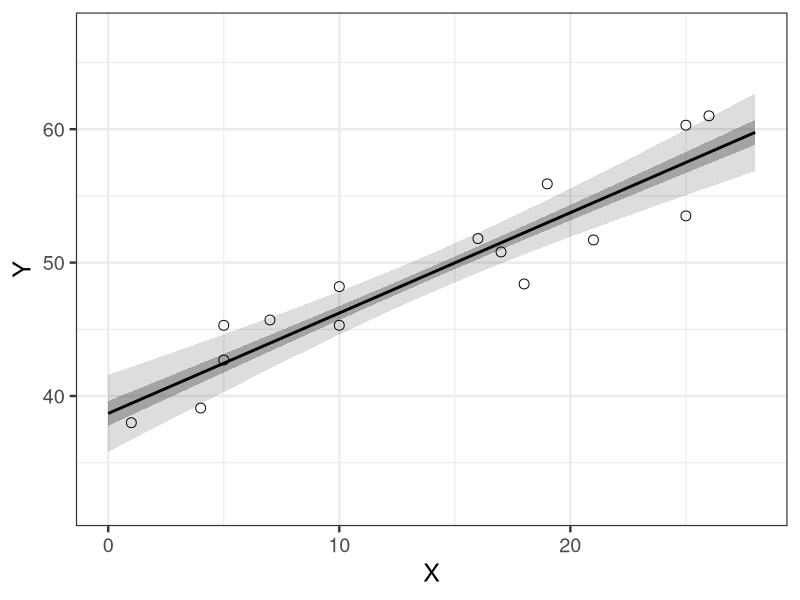
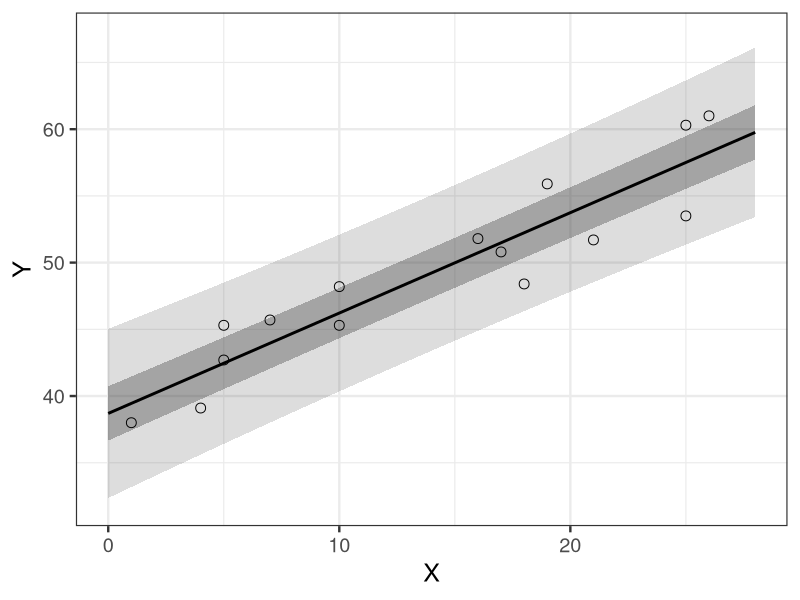

Write R code to recreate these figures, in order.
library(ggplot2)

d <- read.csv(file='input/data-salary.csv')
res_lm <- lm(Y ~ X, data=d)
X_pred <- data.frame(X=0:28)
conf_95 <- predict(res_lm, X_pred, interval='confidence', level=0.95)
pred_95 <- predict(res_lm, X_pred, interval='prediction', level=0.95)
conf_50 <- predict(res_lm, X_pred, interval='confidence', level=0.50)
pred_50 <- predict(res_lm, X_pred, interval='prediction', level=0.50)
conf_95 <- data.frame(X_pred, conf_95)
pred_95 <- data.frame(X_pred, pred_95)
conf_50 <- data.frame(X_pred, conf_50)
pred_50 <- data.frame(X_pred, pred_50)

p <- ggplot() + 
  theme_bw(base_size=18) +
  geom_ribbon(data=conf_95, aes(x=X, ymin=lwr, ymax=upr), alpha=1/6) +
  geom_ribbon(data=conf_50, aes(x=X, ymin=lwr, ymax=upr), alpha=2/6) +
  geom_line(data=conf_50, aes(x=X, y=fit), linewidth=1) +
  geom_point(data=d, aes(x=X, y=Y), shape=1, size=3) +
  scale_y_continuous(breaks=seq(40, 60, 10), limits=c(32, 67)) +
  labs(x='X', y='Y')
ggsave(p, file='output/fig4-2-left.png', dpi=300, w=3.5, h=3)

p <- ggplot() + 
  theme_bw(base_size=18) +
  geom_ribbon(data=pred_95, aes(x=X, ymin=lwr, ymax=upr), alpha=1/6) +
  geom_ribbon(data=pred_50, aes(x=X, ymin=lwr, ymax=upr), alpha=2/6) +
  geom_line(data=pred_50, aes(x=X, y=fit), linewidth=1) +
  geom_point(data=d, aes(x=X, y=Y), shape=1, size=3) +
  scale_y_continuous(breaks=seq(40, 60, 10), limits=c(32, 67)) +
  labs(x='X', y='Y')
ggsave(p, file='output/fig4-2-right.png', dpi=300, w=3.5, h=3)
